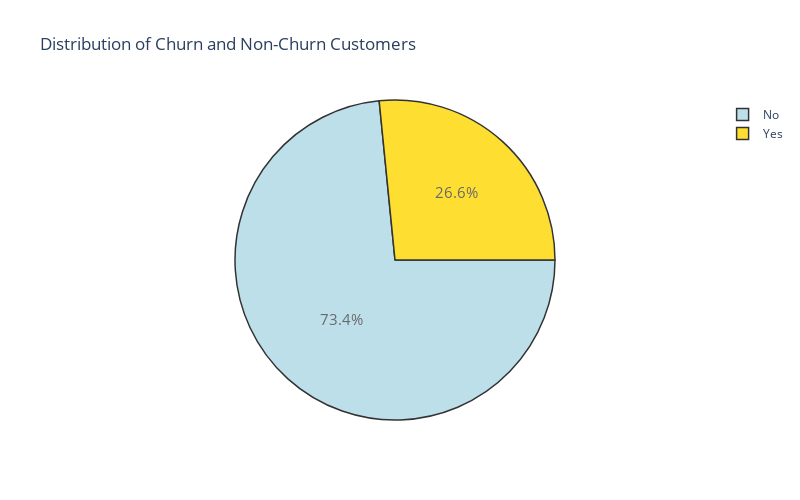

Source (notebook cell):
### Markdown cell above
### 3.1 Overall distribution of the Churn Variable

### Code cell
# Visualizing Churn and Non-Churn percentage using plotly library

trace_pie = go.Pie(labels = telco_df['Churn'].value_counts().keys().tolist(),
                  values = telco_df['Churn'].value_counts().values.tolist(),
                  textfont = dict(size = 15), opacity = 0.8,
                  marker = dict(colors=['lightblue','gold'], 
                           line=dict(color='#000000', width=1.5)),
                  rotation = 90,
                  hoverinfo = "label +value")

layout = dict(title =  'Distribution of Churn and Non-Churn Customers',
                        autosize = False,
                        height  = 500,
                        width   = 800)


fig = go.Figure(dict(data = [trace_pie], layout=layout))
# configure_plotly_browser_state()
py.iplot(fig)

### Figure 1 — Plotly figure (JSON) as saved in the notebook; plotly's stock layout.template omitted (floating-point values rounded to 4 significant figures)
{"data": [{"hoverinfo": "label+value", "labels": ["No", "Yes"], "marker": {"colors": ["lightblue", "gold"], "line": {"color": "#000000", "width": 1.5}}, "opacity": 0.8, "rotation": 90, "textfont": {"size": 15}, "type": "pie", "values": [5163, 1869]}], "layout": {"autosize": false, "height": 500, "title": {"text": "Distribution of Churn and Non-Churn Customers"}, "width": 800}}
